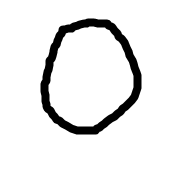
#> input picture 손글씨/sample/0.png, 181 x 176 px; its folder holds 4 pictures in this run
$ jupyter execute --allow-errors '손글씨.ipynb'
#> lines starting #> are read from the running program, lines starting #| are printed output that depends on the picture; after the words box and inside, x2 and y2 are one past the last pixel; in counts of white or black regions, pixels touching at a corner belong together
[cell 1]
import tensorflow as tf
import numpy as np
import matplotlib.pyplot as plt

[cell 2]
mnist = tf.keras.datasets.mnist
#> (the rest of this cell did not finish here and is left out)

[cell 3]
plt.figure(figsize=(10,10))
#> (the rest of this cell did not finish here and is left out)

#> (a cell that did not finish here is left out)

#> (a cell that did not finish here is left out)

#> (a cell that did not finish here is left out)

[cell 7]
# 내 손글씨 로드
# pip install opencv-python
import glob
from PIL import Image
import numpy as np
import cv2
sample = []

groups_folder_path = 'sample'

image_dir = groups_folder_path + '/'
files = glob.glob(image_dir + '/*.png')


for i in files:

    img = Image.open(i).convert('L')
    img = img.resize((28,28))
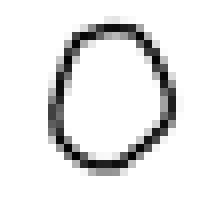
#> img: PIL image 28x28 L (shown 8 times larger); min 3, max 255, mean 233.6
    train = np.asarray(img)
    a, train = cv2.threshold(train,100,255,cv2.THRESH_BINARY)
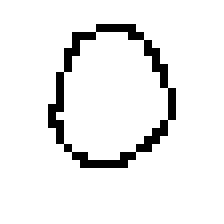
#> train: shape (28, 28) (shown 8 times larger); 92.9% white; black in thin lines or dots, all inside (x1, y1, x2, y2) = (6, 3, 22, 21)
    sample.append(train)
#> pass 2 of the loop `for i in files:`:
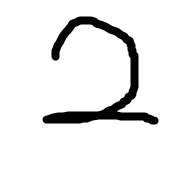
#> input picture 손글씨/sample/2.png, 181 x 176 px
#> `img = img.resize((28,28))`:
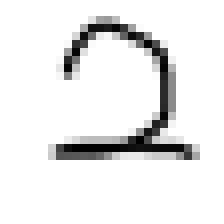
#> img: PIL image 28x28 L (shown 8 times larger); min 0, max 255, mean 233.6
#> `a, train = cv2.threshold(train,100,255,cv2.THRESH_BINARY)`:
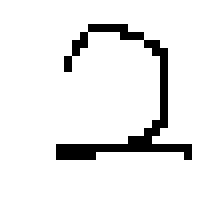
#> train: shape (28, 28) (shown 8 times larger); 92.9% white; black in thin lines or dots, all inside (x1, y1, x2, y2) = (7, 3, 24, 20)
#> pass 3 of the loop `for i in files:`:
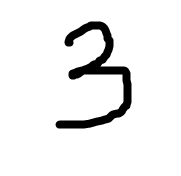
#> input picture 손글씨/sample/3.png, 181 x 176 px
#> `img = img.resize((28,28))`:
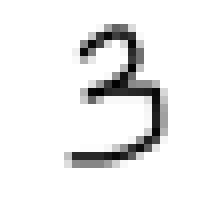
#> img: PIL image 28x28 L (shown 8 times larger); min 0, max 255, mean 237.4
#> `a, train = cv2.threshold(train,100,255,cv2.THRESH_BINARY)`:
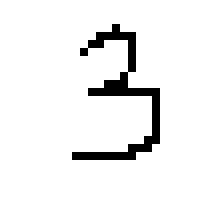
#> train: shape (28, 28) (shown 8 times larger); 94.4% white; black in thin lines or dots, all inside (x1, y1, x2, y2) = (9, 3, 20, 20)
#> the loop made 4 passes; the first 3 are shown
